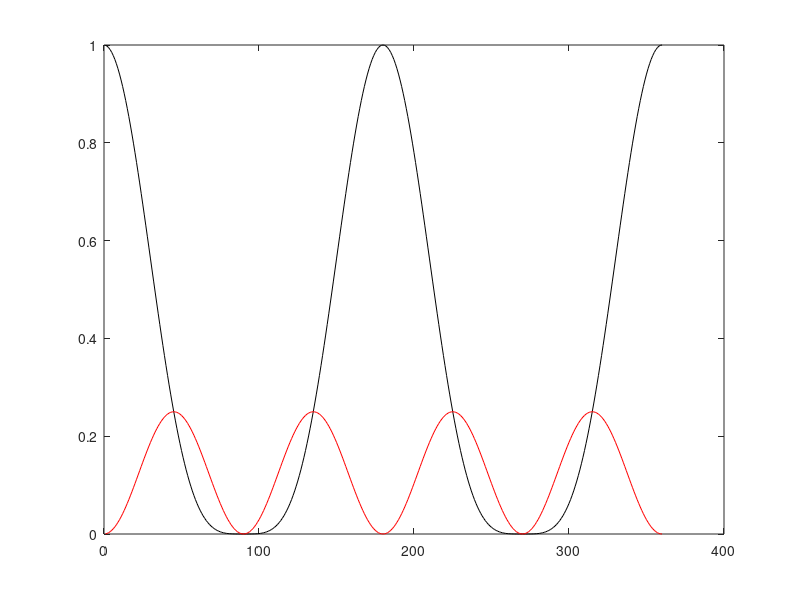
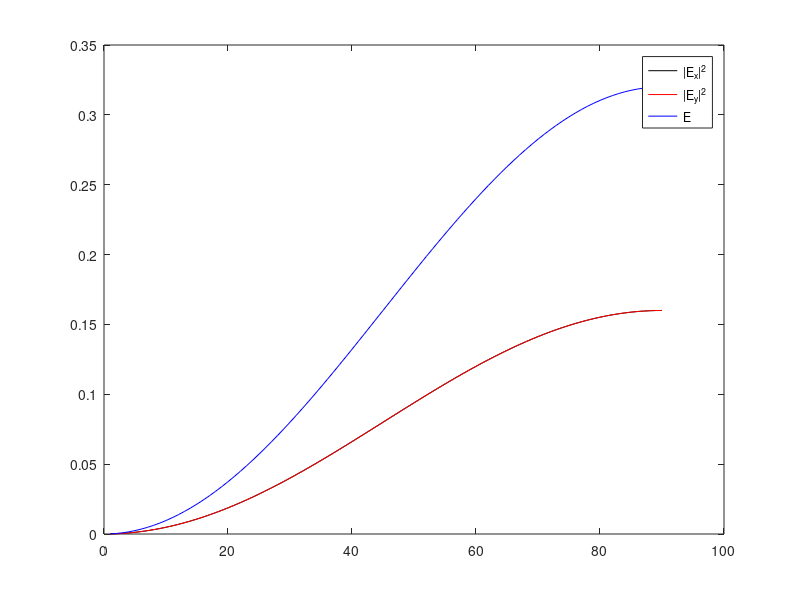

The MATLAB source for these figures, in order:
%%%%
% MJC ABCD For RCS Unit
%%%%

%% Laser through rotating polariser
% For test
Ein = [1 ;0];
HorzPol = [1 0 ; 0 0];

for lmn = 1:360
    
    Ang = lmn*pi/180;
    
    RotMatM = [cos(Ang) -sin(Ang);sin(Ang) cos(Ang)];
    RotMat = [cos(Ang) sin(Ang);-sin(Ang) cos(Ang)];
    
    Eout = RotMatM * HorzPol * RotMat * Ein;
    Ex(lmn) = Eout(1);
    Ey(lmn) = Eout(2);
    
end

figure(1)
clf
plot(abs(Ex).^2,'k');
hold on
plot(abs(Ey).^2,'r')

%% Laser through rotating polariser and QWP
% QWP and Polar are angle dependant.
clear all; clc
Ein = [0.9 ;0.1];
HorzPol = [1 0 ; 0 0];
QWPP = [exp(i*pi/4) 0 ; 0 i*exp(i*pi/4)];
QWPN = [-exp(-i*pi/4) 0 ; 0 -i*exp(i*pi/4)];

for lmn = 1:90;
    
    
    Ang =45*(pi/180);%lmn*pi/180;
    RotMat = [cos(Ang) -sin(Ang);sin(Ang) cos(Ang)];
    RotMatM = [cos(-Ang) -sin(-Ang);sin(-Ang) cos(-Ang)];
    
    Ang2 = Ang+(90*pi/180);%Ang + (90*pi/180);
    RotMat2 = [cos(Ang2) -sin(Ang2);sin(Ang2) cos(Ang2)];
    RotMatM2 = [cos(-Ang2) -sin(-Ang2);sin(-Ang2) cos(-Ang2)];
    
    phi = lmn*pi/180;
    BIREF = [exp(i*phi) 0 ; 0 exp(-i*phi)];

    Eout = RotMatM2*  HorzPol * QWPN * RotMat2 * BIREF *RotMatM*   QWPP * HorzPol  * RotMat * Ein;
    Ex(lmn) = Eout(1);
    Ey(lmn) = Eout(2);
    E(lmn) = abs(Eout(1)).^2 + abs(Eout(2)).^2;
end

figure(2)
clf()
plot(abs(Ex).^2,'k');
hold on
plot(abs(Ey).^2,'r')
hold on 
plot(E,'b')
legend('|E_x|^2','|E_y|^2','E')